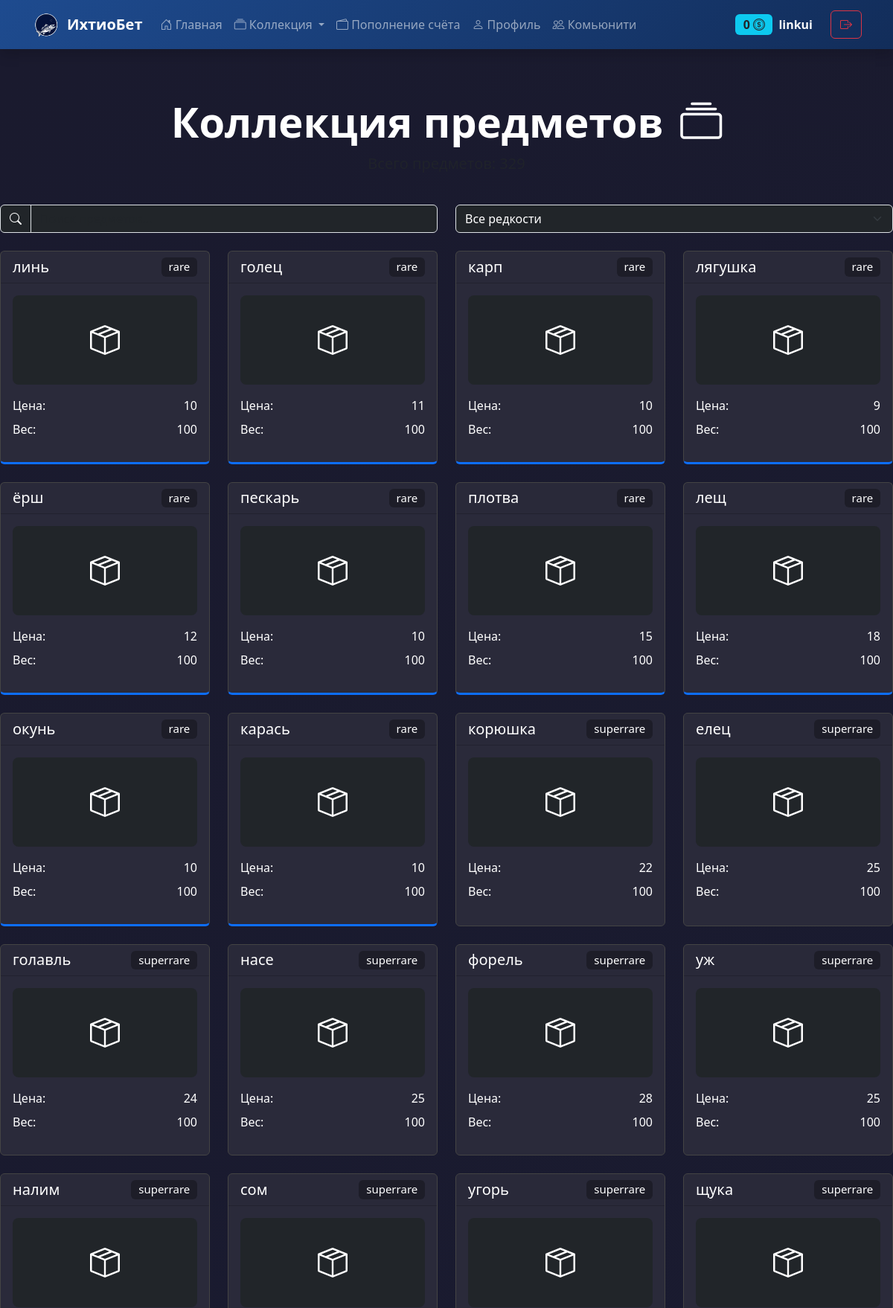
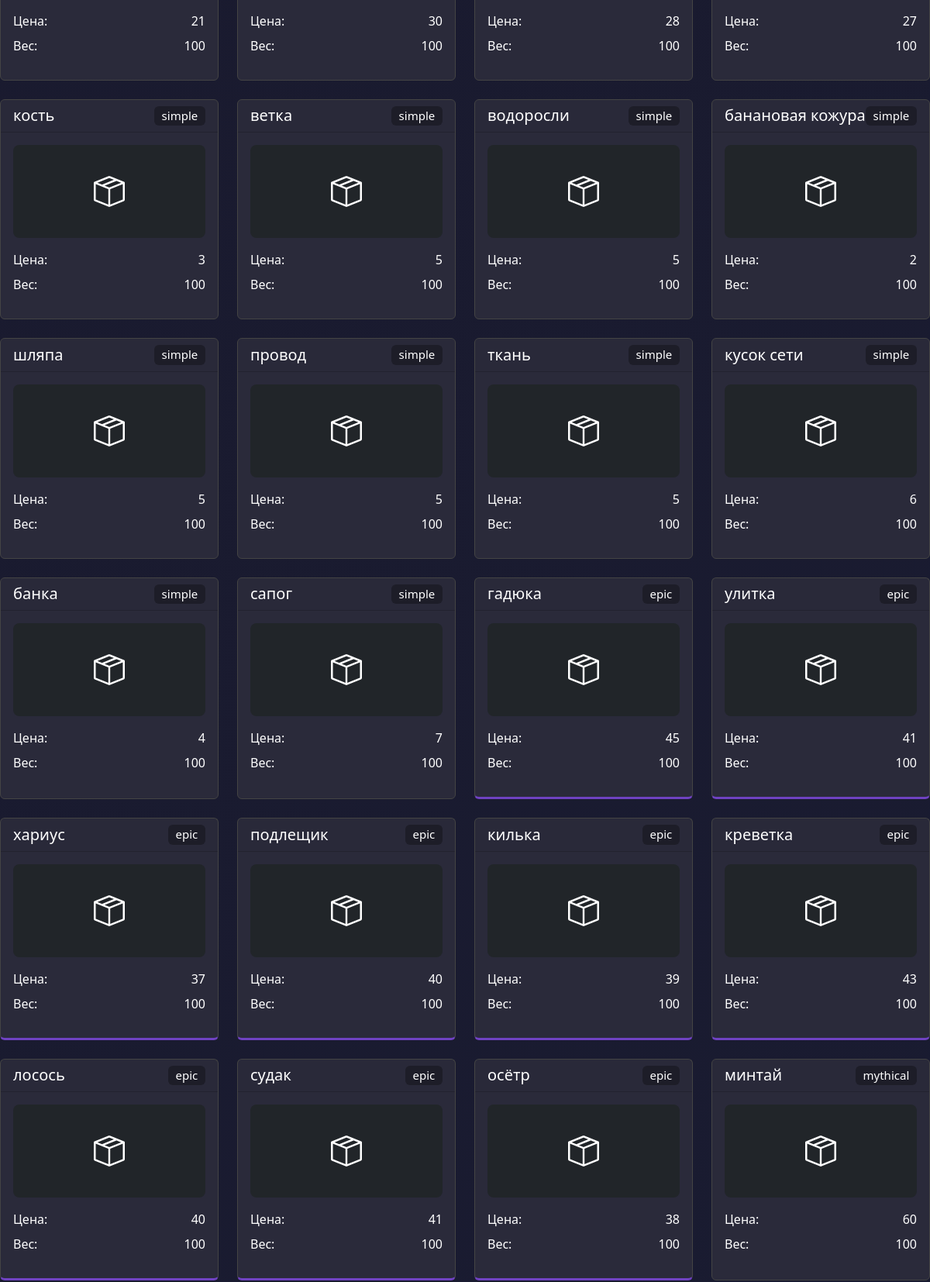
Page /collectionpage (signed in, upper part) on the committed database (2 pictures, top to bottom).
### app/models.py (models this page shows)
class Base(DeclarativeBase):
    pass

class User(Base, SerializerMixin):
    __tablename__ = "users"
    id = Column(Integer(), primary_key=True, autoincrement=True)
    name = Column(String(50), nullable=False)
    email = Column(String(50), nullable=False, unique=True)
    password = Column(String(), nullable=False)
    balance = Column(Integer(), default=0)
    inventory = relationship("Inventory", back_populates="author", cascade="all, delete")

class Items(Base, SerializerMixin):
    __tablename__ = "items"
    id = Column(Integer(), primary_key=True, autoincrement=True)
    name = Column(String(50), nullable=False)
    cost = Column(Integer(), nullable=False)
    rname = Column(String(), nullable=False)
    rarity = Column(String(), nullable=False)
    color = Column(String(), nullable=False)
    w = Column(Integer(), nullable=False)

### app/routes/auth.py (the view)
@auth_bp.route("/collectionpage")
def page_coll():
    user_id = session.get("user_id")
    db_session = factory()
    user = db_session.get(User, user_id)
    inventory = db_session.query(Items)
    inventorys = list()
    for i in inventory:
        b = [i.rname, i.cost, i.rarity, i.color, i.w]
        inventorys.append(b)
    return render_template("collection.html", user=user, inventory=inventorys)

### templates/collection.html (shortened to what this page needs)
{% extends "reuse/base.html" %}
{% block content %}
<div class="collection-container py-5">
  <div class="pricing-header p-3 pb-md-4 mx-auto text-center">
    <h1 class="display-4 fw-bold text-white animate__animated animate__fadeInDown">
      Коллекция предметов
      <i class="bi bi-collection ms-2"></i>
    </h1>
    <p class="fs-5 text-muted animate__animated animate__fadeIn animate__delay-1s">
    </p>
  </div>
  <div class="row mb-4 animate__animated animate__fadeIn animate__delay-1s">
    <div class="col-md-6">
      <div class="input-group">
        <span class="input-group-text bg-dark text-white">
          <i class="bi bi-search"></i>
        </span>
        <input type="text" class="form-control bg-dark text-white" id="searchInput" placeholder="Поиск предметов...">
      </div>
    </div>
    <div class="col-md-6 mt-2 mt-md-0">
      <select class="form-select bg-dark text-white" id="rarityFilter">
        <option value="all">Все редкости</option>
      </select>
    </div>
  </div>
  <div class="row row-cols-1 row-cols-sm-2 row-cols-md-3 row-cols-lg-4 g-4 inventory-grid">
    {% for item in inventory %}
    <div class="col" data-rarity="{{ item[2]|lower }}">
      <div class="card h-100 rarity-{{ item[2]|lower }} animate__animated animate__fadeInUp">
        <div class="card-header">
          <h5 class="my-0 text-white d-flex justify-content-between align-items-center">
            {{ item[0] }}
            <span class="badge rarity-badge">{{ item[2] }}</span>
          </h5>
        </div>
        <div class="card-body d-flex flex-column">
          <div class="mb-3">
            <div class="item-image-placeholder bg-dark rounded-3 d-flex align-items-center justify-content-center mb-3" style="height: 120px;">
              <i class="bi bi-box-seam fs-1 text-white"></i>
            </div>
            <div class="d-flex justify-content-between mb-2">
              <span class="text-white">Цена:</span>
              <span class="text-white">{{ item[1] }}</span>
            </div>
            <div class="d-flex justify-content-between">
              <span class="text-white">Вес:</span>
              <span class="text-white">{{ item[4] }}</span>
            </div>
          </div>
        </div>
      </div>
    </div>
    {% endfor %}
  </div>
</div>
<link rel="stylesheet" href="https://cdn.jsdelivr.net/npm/bootstrap-icons@1.10.0/font/bootstrap-icons.css">
<link rel="stylesheet" href="https://cdnjs.cloudflare.com/ajax/libs/animate.css/4.1.1/animate.min.css">
{% endblock %}

### templates/reuse/navigation.html (shortened to what this page needs)
<nav class="navbar navbar-expand-lg navbar-dark bg-primary-gradient shadow">
    <div class="container">
        <a class="navbar-brand d-flex align-items-center" href="{{ url_for('index.index') }}">
            <img src="{{ url_for('static', filename='img/logo.png') }}" alt="ИхтиоБет" height="40" class="me-2">
            <span class="fw-bold">ИхтиоБет</span>
        </a>
        <div class="collapse navbar-collapse" id="navbarContent">
            <ul class="navbar-nav me-auto mb-2 mb-lg-0">
                <li class="nav-item">
                    <a class="nav-link {{ 'active' if request.endpoint == '' }}" href="{{ url_for('index.index') }}">
                        <i class="bi bi-house-door"></i> Главная
                    </a>
                </li>
                <li class="nav-item dropdown">
                    <a class="nav-link dropdown-toggle" href="#" id="collectionDropdown" role="button" data-bs-toggle="dropdown">
                        <i class="bi bi-collection"></i> Коллекция
                    </a>
                </li>
                <li class="nav-item">
                    <a class="nav-link {{ 'active' if request.endpoint == 'promo' }}" href="{{ url_for('payments.promo') }}">
                        <i class="bi bi-wallet2"></i> Пополнение счёта
                    </a>
                </li>
                <li class="nav-item">
                    <a class="nav-link {{ 'active' if request.endpoint == 'profile' }}" href="{{ url_for('auth.profile') }}">
                        <i class="bi bi-person"></i> Профиль
                    </a>
                </li>
                <li class="nav-item">
                    <a class="nav-link {{ 'active' if request.endpoint == 'community' }}" href="{{ url_for('community.community') }}">
                        <i class="bi bi-people"></i> Комьюнити
                    </a>
                </li>
            </ul>
            <div class="d-flex align-items-center">
                {% if not user %}
                    <a class="btn btn-outline-light me-2" href="{{ url_for('auth.login_user') }}">
                        <i class="bi bi-box-arrow-in-right"></i> Вход
                    </a>
                    <a class="btn btn-warning" href="{{ url_for('auth.register_user') }}">
                        <i class="bi bi-person-plus"></i> Регистрация
                    </a>
                {% else %}
                    <div class="d-flex align-items-center me-3">
                        <span class="badge bg-info text-dark me-2 fs-6">
                            {{ user.balance }} <i class="bi bi-coin"></i>
                        </span>
                        <span class="fw-bold">{{ user.name }}</span>
                    </div>
                    <a class="btn btn-outline-danger ms-2" href="{{ url_for('auth.logout') }}">
                        <i class="bi bi-box-arrow-right"></i>
                    </a>
                {% endif %}
            </div>
        </div>
    </div>
</nav>

### static/index.css (style rules this page uses)
:root { --dark-blue: #0a192f; --darker-blue: #0a1428; --primary-blue: #1e4b8f; --teal: #00b4d8; --purple: #6a4c93; --orange: #ff7b00; --gold: #ffd700; }
body { background-color: var(--dark-blue); color: #e6f1ff; }
.bg-dark-blue { background-color: var(--dark-blue); }
.bg-primary-gradient { background: linear-gradient(135deg, var(--primary-blue), #122d5a); }

### templates/collection.html (style rules this page uses)
.collection-container { background: linear-gradient(135deg, #1a1a2e 0%, #16213e 100%); min-height: 100vh; color: white; }
.card { background-color: #2a2a3a; border: 1px solid #444; transition: all 0.3s ease; }
.rarity-rare { border-bottom: 3px solid #0d6efd; }
.rarity-epic { border-bottom: 3px solid #6f42c1; }
.rarity-badge { background-color: rgba(0, 0, 0, 0.3); font-weight: normal; }

### rows in the picture
User: balance "0", name "linkui"
Items: rname "линь", rarity "rare", cost "10", w "100"
Items: rname "голец", rarity "rare", cost "11", w "100"
Items: rname "карп", rarity "rare", cost "10", w "100"
Items: rname "лягушка", rarity "rare", cost "9", w "100"
Items: rname "ёрш", rarity "rare", cost "12", w "100"
Items: rname "пескарь", rarity "rare", cost "10", w "100"
Items: rname "плотва", rarity "rare", cost "15", w "100"
Items: rname "лещ", rarity "rare", cost "18", w "100"
Items: rname "окунь", rarity "rare", cost "10", w "100"
Items: rname "карась", rarity "rare", item "10", w "100"
Items: rname "корюшка", rarity "superrare", cost "22", w "100"
Items: rname "елец", rarity "superrare", cost "25", w "100"
Items: rname "голавль", rarity "superrare", cost "24", w "100"
Items: rname "насе", rarity "superrare", cost "25", w "100"
Items: rname "форель", rarity "superrare", cost "28", w "100"
Items: rname "уж", rarity "superrare", cost "25", w "100"
Items: rname "налим", rarity "superrare", cost "21", w "100"
Items: rname "сом", rarity "superrare", cost "30", w "100"
Items: rname "угорь", rarity "superrare", cost "28", w "100"
Items: rname "щука", rarity "superrare", cost "27", w "100"
Items: rname "кость", rarity "simple", cost "3", w "100"
Items: rname "ветка", rarity "simple", cost "5", w "100"
Items: rname "водоросли", rarity "simple", cost "5", w "100"
Items: rname "банановая кожура", rarity "simple", cost "2", w "100"
Items: rname "шляпа", rarity "simple", cost "5", w "100"
Items: rname "провод", rarity "simple", cost "5", w "100"
Items: rname "ткань", rarity "simple", cost "5", w "100"
Items: rname "кусок сети", rarity "simple", cost "6", w "100"
Items: rname "банка", rarity "simple", cost "4", w "100"
Items: rname "сапог", rarity "simple", cost "7", w "100"
Items: rname "гадюка", rarity "epic", cost "45", w "100"
Items: rname "улитка", rarity "epic", cost "41", w "100"
Items: rname "хариус", rarity "epic", cost "37", w "100"
Items: rname "подлещик", rarity "epic", cost "40", w "100"
Items: rname "килька", rarity "epic", cost "39", w "100"
Items: rname "креветка", rarity "epic", cost "43", w "100"
Items: rname "лосось", rarity "epic", cost "40", w "100"
Items: rname "судак", rarity "epic", cost "41", w "100"
Items: rname "осётр", rarity "epic", cost "38", w "100"
Items: rname "минтай", rarity "mythical", cost "60", w "100"
